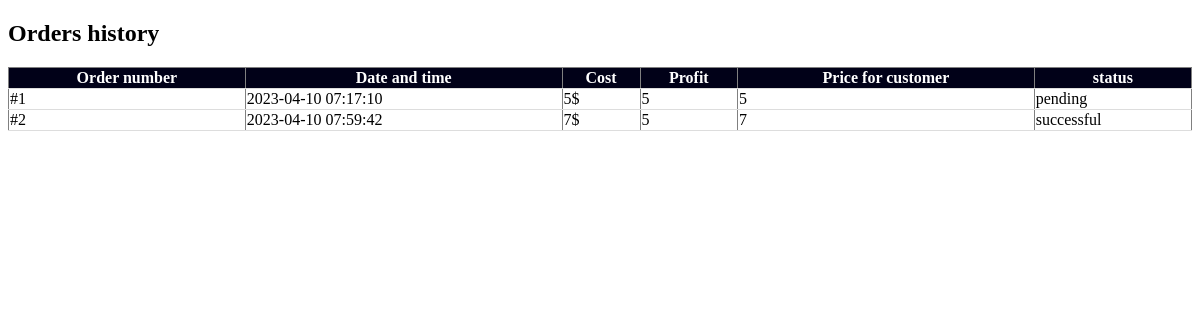
/php/profit.php (signed in), run on an earlier commit of the app's database.
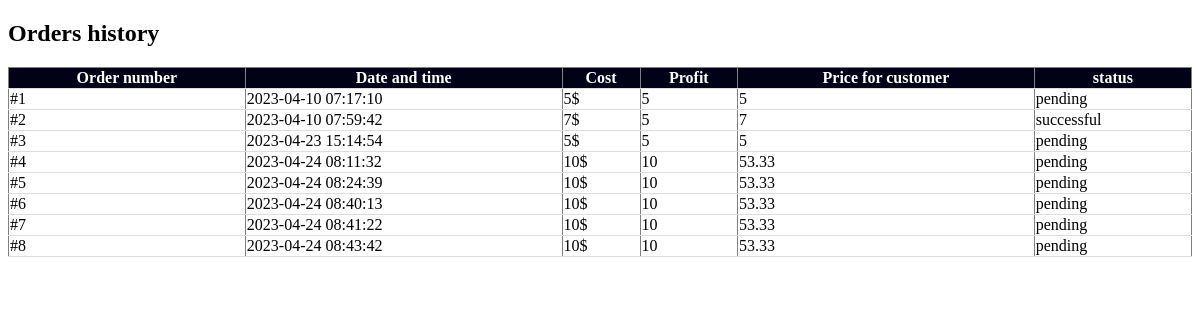
And on a later commit of the database.
### tables this page shows
CREATE TABLE `orders` (
  `o_id` int(11) NOT NULL,
  `p_id` int(11) DEFAULT NULL,
  `c_id` int(11) DEFAULT NULL,
  `status` enum('successful','pending','failed','') NOT NULL DEFAULT 'pending',
  `date` timestamp NOT NULL DEFAULT current_timestamp()
);

CREATE TABLE `packages` (
  `p_id` int(11) NOT NULL,
  `width` float NOT NULL,
  `height` float NOT NULL,
  `weight` float NOT NULL,
  `message` text DEFAULT NULL,
  `to_name` varchar(255) DEFAULT NULL,
  `to_phone` varchar(100) DEFAULT NULL,
  `to_address` varchar(255) NOT NULL,
  `p_longitude` decimal(11,8) DEFAULT NULL,
  `p_latitude` decimal(10,8) DEFAULT NULL,
  `to_district` varchar(255) NOT NULL,
  `fragile` tinyint(1) NOT NULL DEFAULT 0,
  `o_price` float NOT NULL DEFAULT 0,
  `cost` float NOT NULL,
  `charge` float NOT NULL DEFAULT 5,
  `f_price` float NOT NULL,
  `pay_at_delivery` tinyint(1) NOT NULL DEFAULT 1
);

### php/profit.php (the view, shortened to what this page needs)
<!DOCTYPE html>
<html>
<head>
</head>
<body>
  <h2>Orders history</h2>
  <table border="border">
    <thead>
      <tr>
        <th>Order number </th>
        <th>Date and time</th>
        <th>Cost</th>
        <th>Profit</th>
        <th>Price for customer</th>
        <th>status</th>
      </tr>
    </thead>
    <tbody>
      <?php
      require_once('connection.php');
      $query = "SELECT * FROM orders NATURAL JOIN packages ORDER BY date";
      $result = mysqli_query($link, $query);
      if (($result) && (mysqli_num_rows($result) > 0)) {
        while ($row = mysqli_fetch_assoc($result)) {
          echo "<tr>
<td>#" . $row["o_id"] . "</td>
<td>" . $row["date"] . "</td>
<td>" . $row["cost"] . "$</td>
<td>" . $row["charge"] . "</td>
<td>" . $row["f_price"] . "</td>
<td>" . $row["status"] . "</td>
</tr>";
        }
      }
      ?>
    </tbody>
  </table>
</body>
</html>

What changed in the data, as far as the page shows it:
added orders: o_id "3", date "2023-04-23 15:14:54", p.cost "5", p.charge "5", p.f_price "5", status "pending"
added orders: o_id "4", date "2023-04-24 08:11:32", p.cost "10", p.charge "10", p.f_price "53.33", status "pending"
added orders: o_id "5", date "2023-04-24 08:24:39", p.cost "10", p.charge "10", p.f_price "53.33", status "pending"
added orders: o_id "6", date "2023-04-24 08:40:13", p.cost "10", p.charge "10", p.f_price "53.33", status "pending"
added orders: o_id "7", date "2023-04-24 08:41:22", p.cost "10", p.charge "10", p.f_price "53.33", status "pending"
added orders: o_id "8", date "2023-04-24 08:43:42", p.cost "10", p.charge "10", p.f_price "53.33", status "pending"
